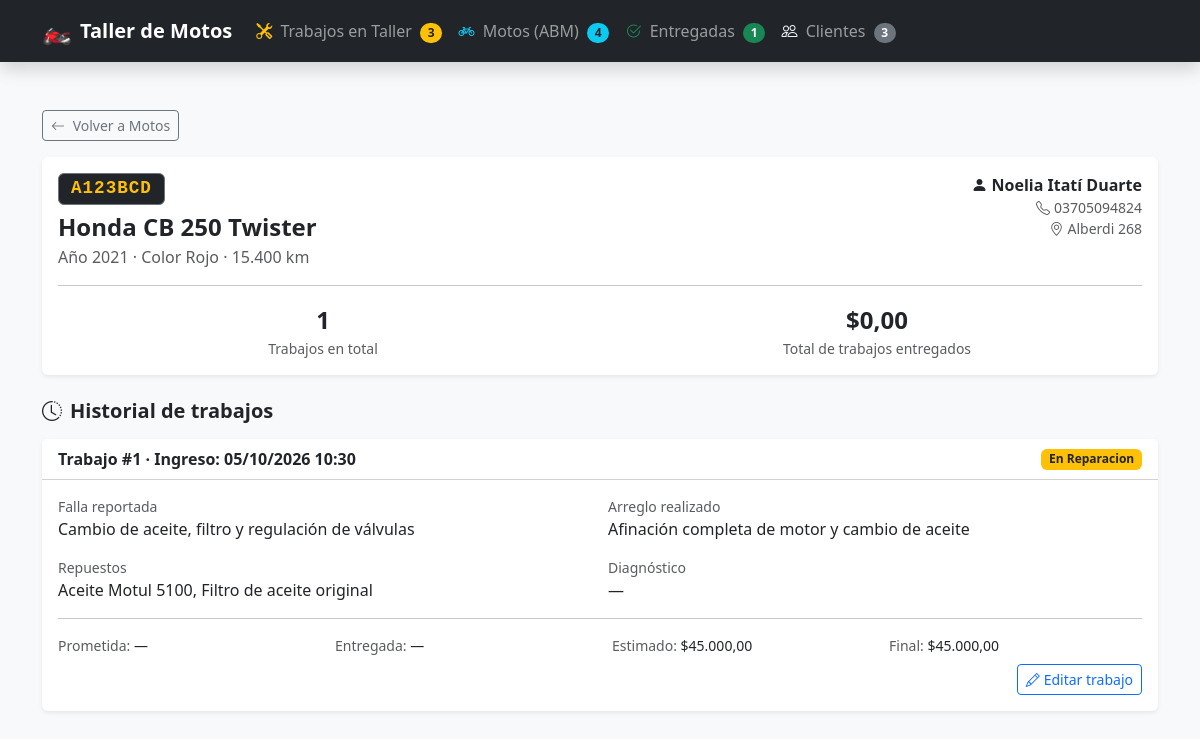
Before: /historial_moto.php?id=1 with the older database file.
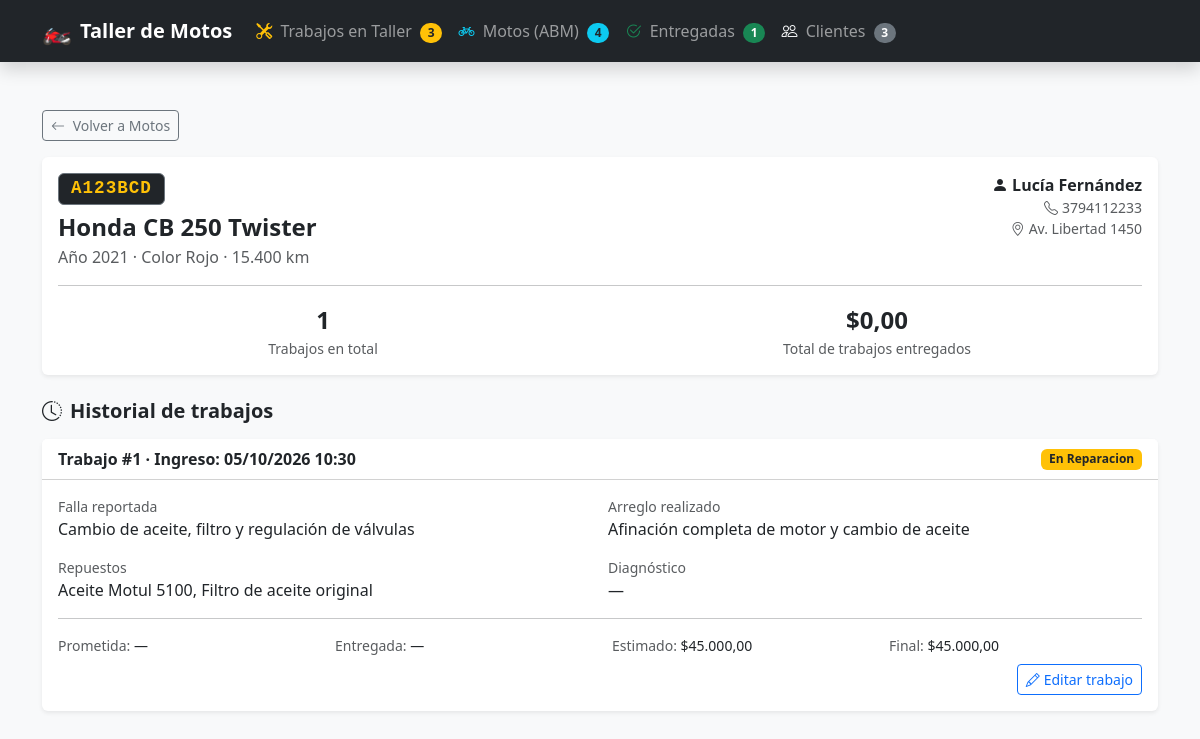
After: the same page with the newer database file.
### tables this page shows
CREATE TABLE `motos` (
  `id_moto` int(11) NOT NULL,
  `id_cliente` int(11) NOT NULL,
  `marca` varchar(50) NOT NULL,
  `modelo` varchar(100) NOT NULL,
  `anio` int(11) DEFAULT NULL,
  `patente` varchar(20) NOT NULL,
  `color` varchar(30) DEFAULT NULL,
  `kilometraje` int(11) DEFAULT 0,
  `observaciones` text DEFAULT NULL,
  `estado` enum('En Espera','En Reparacion','Terminado','Entregado') DEFAULT 'En Espera',
  `falla_reportada` text DEFAULT NULL,
  `arreglo_realizado` text DEFAULT NULL,
  `repuestos` text DEFAULT NULL,
  `precio_estimado` decimal(10,2) DEFAULT 0.00,
  `precio_final` decimal(10,2) DEFAULT 0.00,
  `fecha_ingreso` datetime DEFAULT current_timestamp(),
  `fecha_prometida` date DEFAULT NULL,
  `fecha_entrega` datetime DEFAULT NULL
);

CREATE TABLE `clientes` (
  `id_cliente` int(11) NOT NULL,
  `nombre` varchar(100) NOT NULL,
  `apellido` varchar(100) NOT NULL,
  `telefono` varchar(20) NOT NULL,
  `email` varchar(100) DEFAULT NULL,
  `direccion` varchar(200) DEFAULT NULL,
  `fecha_registro` timestamp NOT NULL DEFAULT current_timestamp()
);

### historial_moto.php (the view, shortened to what the changed rows need)
<?php
require_once 'conexion.php';
$id = filter_var($_GET['id'] ?? '', FILTER_VALIDATE_INT);
$stmt = $pdo->prepare("SELECT m.*, c.id_cliente, c.nombre AS cliente_nombre, c.apellido AS cliente_apellido,
                              c.telefono AS cliente_telefono, c.direccion AS cliente_direccion
                       FROM motos m
                       INNER JOIN clientes c ON m.id_cliente = c.id_cliente
                       WHERE m.id_moto = :id");
$stmt->execute([':id' => $id]);
$moto = $stmt->fetch();
function h($v) { return htmlspecialchars((string)$v, ENT_QUOTES, 'UTF-8'); }
?>
<!DOCTYPE html>
<html lang="es">
<head>
    <link href="https://cdn.jsdelivr.net/npm/bootstrap@5.3.0/dist/css/bootstrap.min.css" rel="stylesheet">
    <link href="https://cdn.jsdelivr.net/npm/bootstrap-icons@1.10.5/font/bootstrap-icons.css" rel="stylesheet">
</head>
<body class="bg-light">
    <div class="container py-4">
        <div class="card shadow-sm border-0 mb-4">
            <div class="card-body">
                <div class="d-flex flex-wrap justify-content-between align-items-start gap-2">
                    <div>
                        <span class="badge bg-dark badge-patente border border-secondary text-warning"><?php echo h($moto['patente']); ?></span>
                        <h4 class="fw-bold mt-2 mb-1"><?php echo h($moto['marca'] . ' ' . $moto['modelo']); ?></h4>
                        <div class="text-muted">
                            Año <?php echo h($moto['anio']); ?> · Color <?php echo h($moto['color']); ?> ·
                            <?php echo number_format((int)$moto['kilometraje'], 0, ',', '.'); ?> km
                        </div>
                    </div>
                    <div class="text-md-end">
                        <div class="fw-bold"><i class="bi bi-person-fill me-1"></i><?php echo h($moto['cliente_nombre'] . ' ' . $moto['cliente_apellido']); ?></div>
                        <div class="text-muted small"><i class="bi bi-telephone me-1"></i><?php echo h($moto['cliente_telefono']); ?></div>
                        <div class="text-muted small"><i class="bi bi-geo-alt me-1"></i><?php echo h($moto['cliente_direccion']); ?></div>
                    </div>
                </div>
            </div>
        </div>
    </div>
</body>
</html>

Changed rows visible on the page:
changed through a linked row, motos "Honda CB 250 Twister": id_cliente.apellido "Noelia Itatí Duarte" → "Lucía Fernández"; id_cliente.telefono "03705094824" → "3794112233"; id_cliente.direccion "Alberdi 268" → "Av. Libertad 1450"
